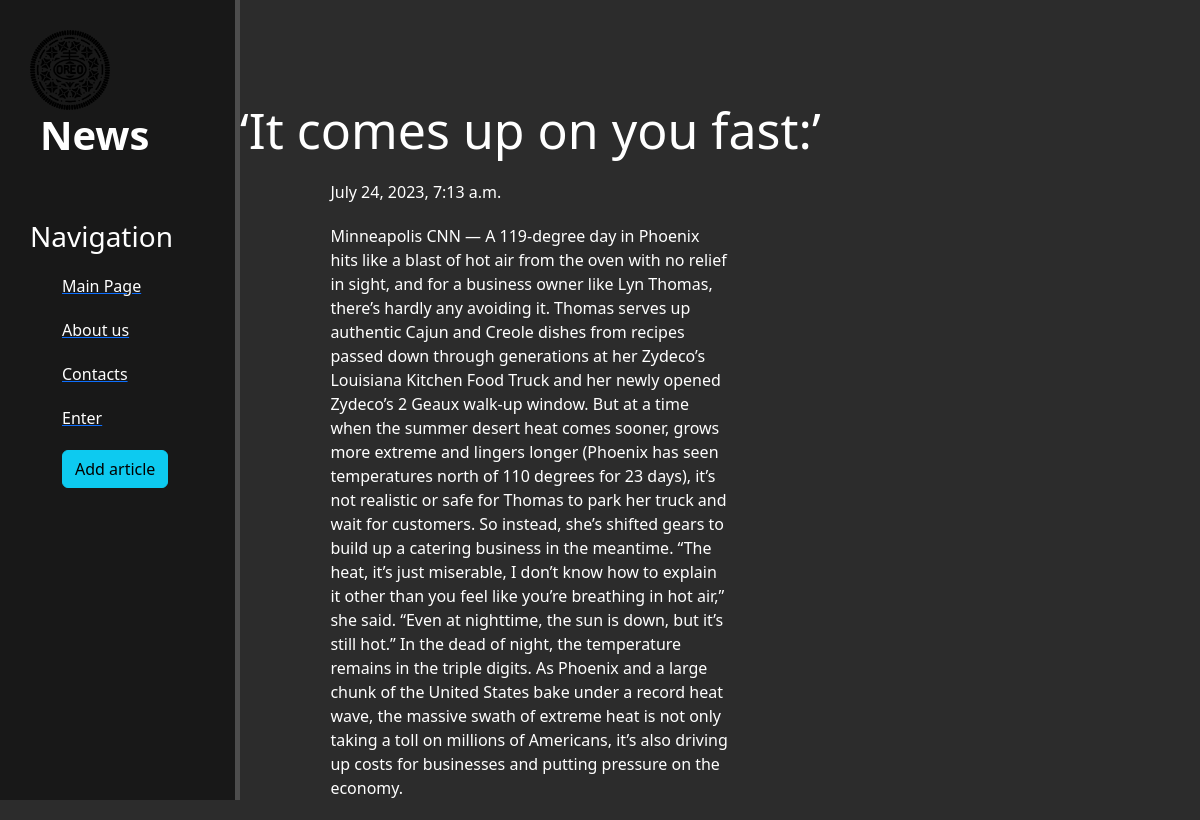
The page /1 on the database its author committed.
### main/models.py (models this page shows, shortened)
class Articles(models.Model):
    title = models.CharField('Title', max_length=50)
    intro = models.CharField('Intro', max_length=250)
    full_text = models.TextField('Article')
    date = models.DateTimeField('Date')

### main/views.py (the view)
# urls.py: path('<int:pk>', views.NewsDetailView.as_view(), name='news-detail')
class NewsDetailView(DetailView):
    model = Articles
    template_name = 'main/details_view.html'
    context_object_name = 'article'

### main/templates/main/details_view.html (shortened to what this page needs)
{% extends 'main/layout.html' %}
{% block content %}
<div class="features">
    <h1>{{ article.title }}</h1>
    <p>{{ article.date }}</p>
    <p>{{ article.full_text }}</p>
</div>
{% endblock%}

### main/static/main/css/main.css (style rules this page uses)
body { background: #2c2c2c; }
main .features { float: left; color: #fff; margin-top: 100px; text-align: center: width: 75%; }
main .features h1 { font-size: 50px; }
main .features p { max-width: 400px; margin: 20px auto }

### rows shown on the page
Articles: title "‘It comes up on you fast:’", date "July 24, 2023, 7:13 a.m.", full_text "Minneapolis CNN — A 119-degree day in Phoenix hits like a blast of hot air from the oven with no relief in sight, and for a business owner like Lyn Thomas, there’s hardly any avoiding it. Thomas serves up authentic Cajun and Creole dishes from recipes passed down through generations at her Zydeco’s Louisiana Kitchen Food Truck and her newly opened Zydeco’s 2 Geaux walk-up window. But at a time when the summer desert heat comes sooner, grows more extreme and lingers longer (Phoenix has seen temperatures north of 110 degrees for 23 days), it’s not realistic or safe for Thomas to park her truck and wait for customers. So instead, she’s shifted gears to build up a catering business in the…"
